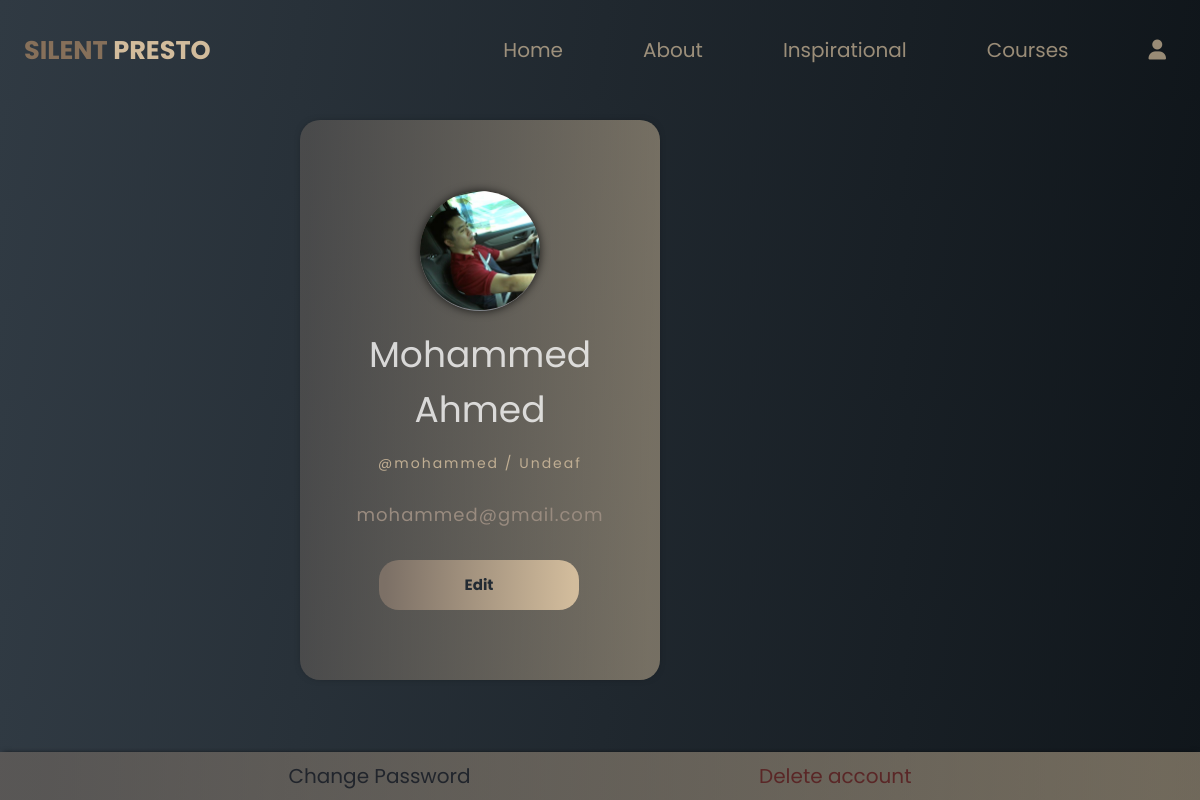
The app's page /update-profile/2 (signed in) with its own data.
### deaf_undead/models.py (models this page shows, shortened)
class NewUser(models.Model):
    user = models.OneToOneField(User,on_delete=models.CASCADE)
    first_name = models.CharField(max_length=150)
    last_name = models.CharField(max_length=150)
    email = models.EmailField()
    profile = models.ImageField(upload_to='users/image/')
    user_type = models.CharField(max_length=30,choices=((i,i) for i in ["Deaf","Undeaf"]),blank=True)
    favorite_courses = models.ManyToManyField('AllCourses')
    class Meta:
        verbose_name_plural = 'New User'

### deaf_undead/views.py (the view)
# urls.py: path("update-profile/<int:pk>"                  , NewUserUpdateProfile.as_view()        , name="update"                 ),
class NewUserUpdateProfile(UpdateView):
    model                   = NewUser
    form_class              = UpdateNewUserProfile
    template_name           = 'setting.html'
    success_url             = "/home/"
    def get_context_data(self, **kwargs):
        context             = super().get_context_data(**kwargs)
        current_user        = self.request.user
        context["profile"]  = NewUser.objects.get(id=self.kwargs['pk'])
        return context

### deaf_undead/templates/setting.html (shortened to what this page needs)
{% extends 'base.html' %}
{% load static %}
{% block body_class_name %}body{% endblock body_class_name %}
{% block main_content %}
<div class="profile-wrapper">
    <div class="profile-image">
        {% if profile.profile %}
            <img src="{{profile.profile.url}}" alt="Silent Presto pic">
        {% else %}
            <img src="{% static '' %}img/user.png" alt="Silent Presto pic">
        {% endif %}
    </div>
    <div class="profile-username">
        <span id="profile-username-first">{{profile.first_name}} {{profile.last_name}}</span>
    </div>
    <div class="profile-intro">
        <span class="username">@{{profile.user.username}} / {{profile.user_type}}</span>
        <div class="profile-intro-Type">
            <h2 class="hd"></h2><br>
            {{profile.email}}
        </div>
    </div>
    <div class="profile-stats">
        <button id="edit">Edit</button>
    </div>
</div>
<div class="profile-accounts">
    <a href="{% url 'deaf_undead:change_password' %}" class="profile-account-link">Change Password</a>
    <link rel="stylesheet" type="text/css" href="https://common.olemiss.edu/_js/sweet-alert/sweet-alert.css">
    <a class="profile-account-link" id="red">Delete account</a>
</div>
{% endblock main_content %}

### static/css/style.css (style rules this page uses)
* { margin: 0; padding: 0; box-sizing: border-box; font-family: 'Poppins', sans-serif; }
body { background: linear-gradient(98.22deg, #10161B 0%, #303A43 100%); }
.body { display: flex; background: linear-gradient(98.22deg, #303A43 0%, #10161B 100%); width: 100%; height: 100px; }
#edit,#edit2 { position: relative; width: 80%; height: 50px; left: 10%; margin-top: 20px; background: linear-gradient(271.41deg, #D2BC9C 3.13%, #7C7066 96.67%); border: #987C55; color:#232B33; font-weight: bold; font-size: 22px; border-radius: 20px; cursor: pointer; }

### deaf_undead/templates/setting.html (style rules this page uses)
.profile-wrapper { position: absolute; top: 15vh; left: 35vw; background: linear-gradient(271.41deg, #d2bd9c7c 3.13%, #7c706667 96.67%); height: 70vh; width: 90vw; box-shadow: 0px 0px 10px -5px rgba(0, 0, 0, 0.75); border-radius: 20px; display: flex; flex-flow: column wrap; align-items: center; justify-content: center; }
.profile-image { position: relative; display: flex; width: 120px; height: 120px; box-sizing: border-box; background-color: #7C7066; border-bottom: 1px solid #7e8288; box-shadow: 0px 0px 10px 0 rgba(0, 0, 0, 0.75); overflow: hidden; border-radius: 50%; }
.profile-username { font-family: 'Poppins', sans-serif; color:#ffffffc5; font-size: 24px; margin-top: 1rem; text-align: center; }
.profile-intro { padding: 0rem 1rem 1rem 1rem; display: flex; flex-flow: column wrap; align-items: center; }
.username { font-size: 14px; color: #c0ae93; letter-spacing: 2px; margin-top: 1rem; }
.profile-intro-Type { font-size: 18px; color: #998b7f; line-height: normal; text-align: justify; letter-spacing: 1px; margin-top: 1rem; }
#edit { position: relative; width: 200px; margin-left:-35px; height: 50px; margin-top: 1rem; background: linear-gradient(271.41deg, #D2BC9C 3.13%, #7C7066 96.67%); border: #987C55; color:#232B33; font-weight: bold; font-size: 15px; border-radius: 20px; cursor: pointer; }
.profile-accounts { position: absolute; bottom: 0; left: 0; width: 100%; height: 3rem; display: flex; justify-content: space-evenly; align-items: center; box-shadow: 0px -2px 5px -3px rgba(0, 0, 0, 0.75); background: linear-gradient(271.41deg, #d2bd9c7e 3.13%, #7c706689 96.67%); }
.profile-account-link { text-decoration: none; color: #21252c; cursor: pointer; font-size: 20px; }
#red { color: rgb(90, 39, 39); }
@media (max-width:1200px) { .profile-wrapper { left: 25vw; } }
@media (max-height:1280px) { .profile-wrapper { top: 15vh; } }
@media (max-height:950px) { .profile-wrapper { top: 15vh; } }
@media screen and (min-width: 500px) { .profile-wrapper { width: 70vw; } }
@media screen and (min-width: 500px) { .profile-username { font-size: 36px; } }
@media screen and (min-width: 600px) { .profile-wrapper { width: 50vw; } }
@media screen and (min-width: 1200px) { .profile-wrapper { width: 30vw; } }

### records on screen
NewUser: profile (picture), first_name "Mohammed", last_name "Ahmed", user.username "mohammed", user_type "Undeaf", email "mohammed@gmail.com"
